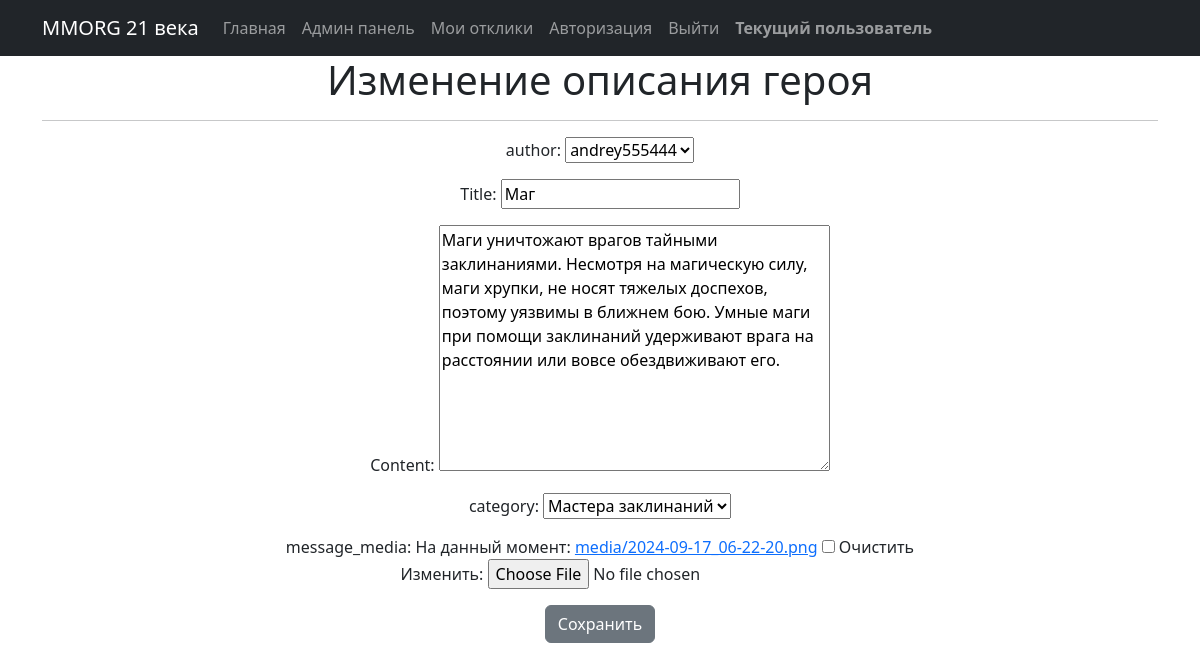
Page /5/edit/ on the earlier database version.
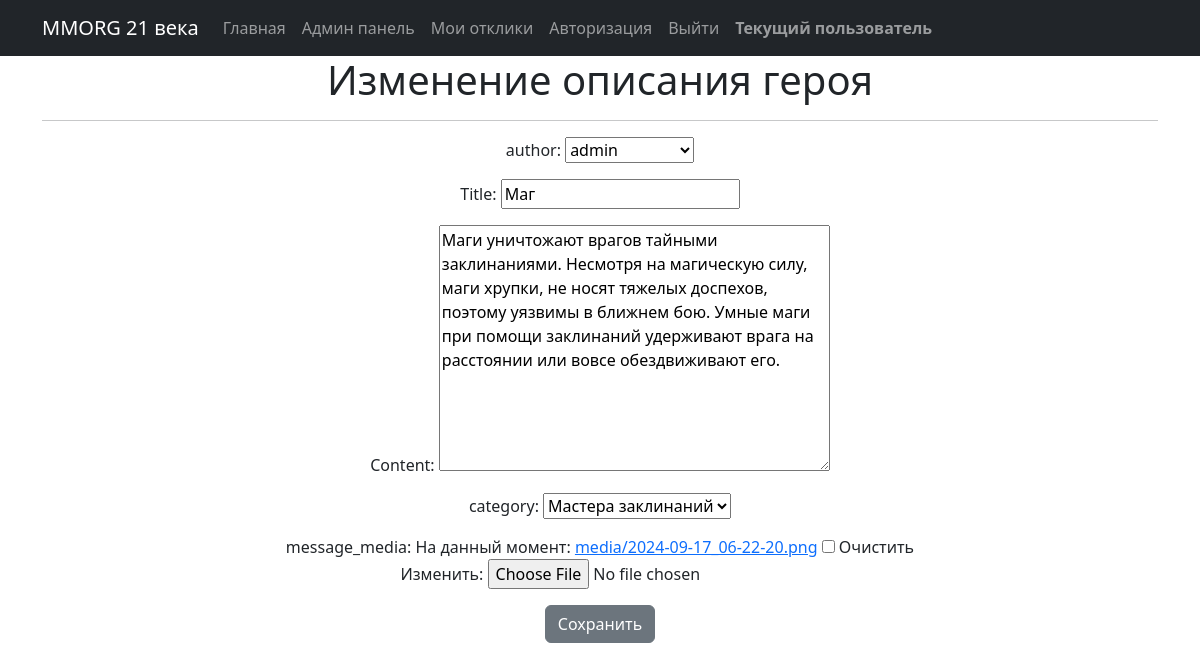
Same page on the later database version.
### board/models.py (models this page shows, shortened)
class Message(models.Model):
    author = models.ForeignKey(
        User,
        on_delete=models.CASCADE,
        verbose_name="Создатель героя")
    date_create = models.DateTimeField(auto_now_add=True, verbose_name='Дата создания')
    title = models.CharField(verbose_name='Имя героя', max_length=200)
    content = models.TextField(verbose_name="Описание героя")
    message_media = models.FileField(verbose_name='Добавление медиафайлов',
                                     upload_to='media/', blank=True, null=True)
    def __init__(self, *args, **kwargs):
        super().__init__(*args, **kwargs)
    class Meta:
        verbose_name = 'Герой'
        verbose_name_plural = 'Герои'
    tanks = 'TN'
    hills = 'HL'
    dd = 'DD'
    merchants = 'MR'
    gild_masters = 'GM'
    quest_givers = 'QG'
    blacksmiths = 'BS'
    potions_brewers = 'PB'
    spell_masters = 'SM'
    CATEGORIES = [
        (tanks, 'Танки'),
        (hills, 'Хилы'),
        (dd, 'ДД'),
        (merchants, 'Торговцы'),
        (gild_masters, 'Гилдмастеры'),
        (quest_givers, 'Квестгиверы'),
        (blacksmiths, 'Кузнецы'),
        (potions_brewers, 'Зельевары'),
        (spell_masters, 'Мастера заклинаний'),
    ]
    category = models.CharField(verbose_name='Категория',
                                max_length=2,
                                choices=CATEGORIES, default=tanks)

### board/views.py (the view)
# urls.py: path('<int:pk>/edit/', MessageUpdate.as_view(), name='message_edit'),
class MessageUpdate(UpdateView):
    form_class = MessageForm
    model = Message
    template_name = 'message_edit.html'
    raise_exception = True

### board/forms.py (shortened to what this page needs)
class MessageForm(forms.ModelForm):
    class Meta:
        model = Message
        fields = [
            'author',
            'title',
            'content',
            'category',
            'message_media',
        ]
        labels = {
            'author': 'author',
            'title': 'Title',
            'content': 'Content',
            'category': ' category',
            'message_media': 'message_media'
        }

### templates/message_edit.html (shortened to what this page needs)
{% extends 'flatpages/default.html' %}
{% block content %}
<h1>Изменение описания героя</h1>
<hr>
<form action="" method="post" enctype="multipart/form-data">
    {{ form.as_p }}
    <input class="btn btn-secondary" type="submit" value="Сохранить">
</form><br>
{% endblock content %}

Differences in the rows shown:
changed Message "Маг": author "andrey555444" → "admin"
